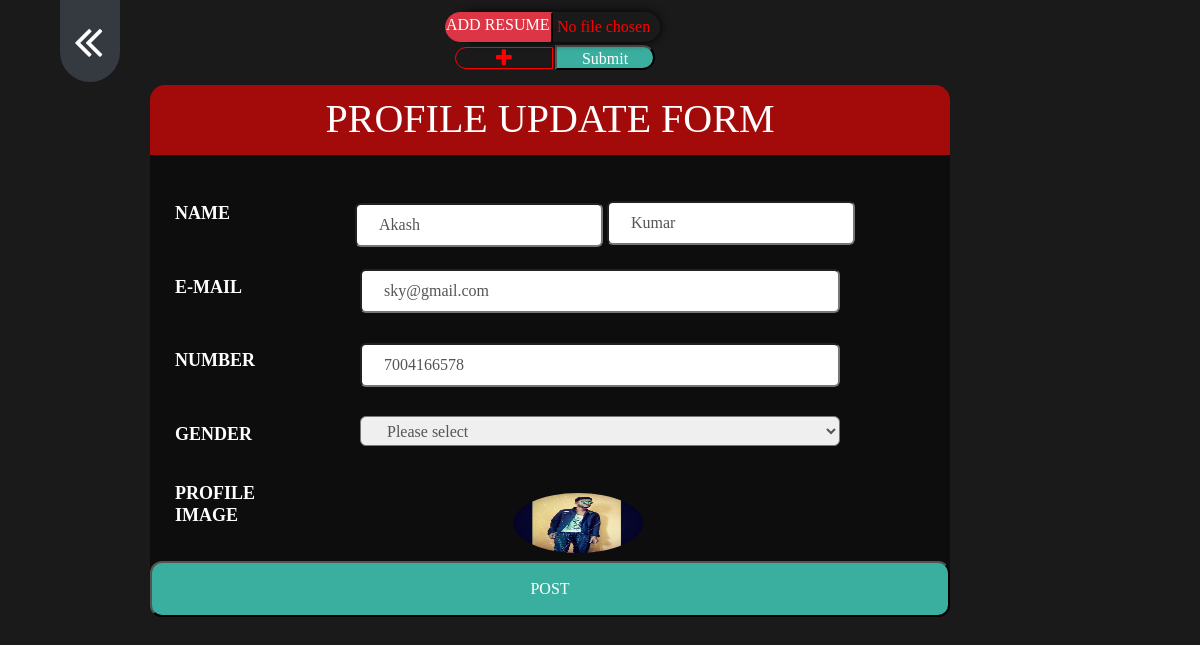
/userprofileupdate (signed in), run on an earlier commit of the app's database.
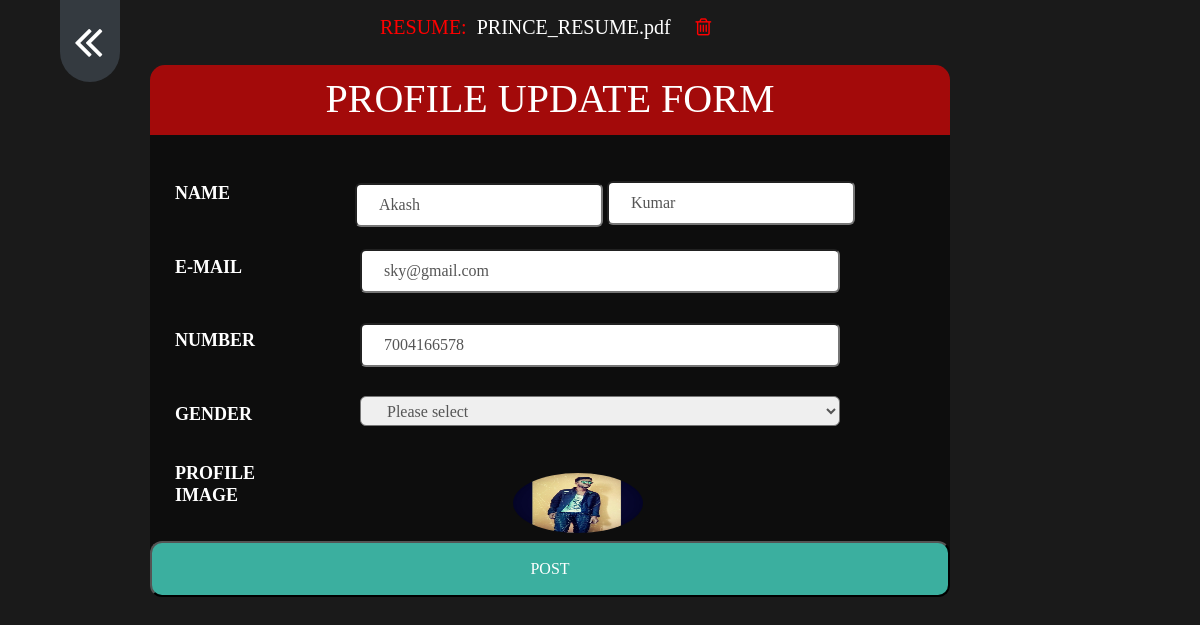
And on a later commit of the database.
### job/models.py (models this page shows, shortened)
class StudentUser(models.Model):
    user = models.ForeignKey(User,on_delete=models.CASCADE)
    mobile = models.CharField(max_length=10,null=True)
    image = models.FileField(null=True)
    gender = models.CharField(max_length=10,null=True)
    type = models.CharField(max_length=10,null=True)
    resume = models.FileField(null=True)

### job/views.py (the view, shortened to what this page needs)
# urls.py: path('userprofileupdate', views.userprofileupdate,name='userprofileupdate'),
def userprofileupdate(request):
    user = request.user
    student = StudentUser.objects.get(user=user)
    error = ""
    d = {'student': student, 'error': error}
    return render(request, 'userprofileupdate.html',d)

### job/templates/userprofileupdate.html (shortened to what this page needs)
<head>
    {% load static %}
  <link rel="stylesheet" href="https://maxcdn.bootstrapcdn.com/bootstrap/4.5.2/css/bootstrap.min.css">
<link rel="stylesheet" href="https://cdnjs.cloudflare.com/ajax/libs/font-awesome/4.7.0/css/font-awesome.min.css">
</head>
<body>
<nav class="navbar navbar-expand-sm bg-dark navbar-dark" style="width:60px;margin-left:60px;border-radius:0px 0px 100px 100px;margin-top:px">
<ul class="navbar-nav">
    <li class="nav-item" >
      <a class="nav-link active" href="{% url 'latestjob' %}"><i class="fa fa-angle-double-left mr-1 " style="font-size:50px;margin-left:-10px; color: white"></i></a>
     </li>
</ul>
</nav>
{% if student.resume %}
     <div style="font-size:20px;margin-top:-70px">
         <label  style="margin-left:380px;color:red;">RESUME:</label>
    <a href="{{ student.resume.url }}" download  style="margin-left:5px;color:white">{{ student.resume}}</a>
      <a href="{% url 'delete_resume' %}"  class="fa fa-trash-o"  onclick="return confirm('Are you sure?')" style="margin-left:20px;color:red"><td>{{ forloop.counter}}</td> </a>
     </div>
 {% else %}
<form action="/addresume" method="post"  enctype="multipart/form-data" style="margin-left:430px;margin-top:-70px">
  <input  type="file" id="myFile" name="addresume"  class="upload-box"   accept=".pdf" required style="display: ; margin-left:30px;visibility: none; ">
        <span  class="btn btn-danger"  style="border-radius:0px;margin-left:-219px;margin-top:-3px;width:px;height:30px;font-size:16px;padding:0px 0px;border-radius:15px 0px 0px 15px;">ADD RESUME</span>
     <div>
       <label for="myFile"><i class="fa fa-plus" style="font-size:20px;color:red;margin-top: 5px;margin-left:25px;cursor:pointer;border:1px solid;border-width:1px;border-radius:15px 0px 0px 15px;padding:0px 40px"></i></label>
    <button type="submit" style="margin-left:125px;width:100px;padding:0px 0px;height:25px;margin-top:-32px;border-radius:0px 15px 15px 0px;">Submit</button>
     </div>
</form>
 {% endif %}
</body>
<!DOCTYPE html>
<html lang="en">
<head>
</head>
<body>
<div class="regform"><h1>PROFILE UPDATE FORM</h1></div>
<div class="main">
 <form  method="post" enctype="multipart/form-data">
      <br>
      <br>
      <div >
          <h2 class="name">NAME</h2>
          <input class="startdate" value="{{student.user.first_name}}"  type="text" name="fn"required>
          <input class="enddate" type="text" value="{{student.user.last_name}}" name="ln"required>
          <h2 class="name" >E-MAIL</h2>
          <input class="jobtitle" value="{{student.user.username}}" type="text" name="e"required readonly>
          <h2 class="name">NUMBER</h2>
          <input class="jobtitle" type="text" value="{{student.mobile}}" name="n"required>
          <h2 class="name">GENDER</h2>
          <select class="email"   type="text" name="g">
              <option value="{{student.gender}}">Please select</option>
          </select>
           <div class="row">
          <div class="col-sm-3">
          <h2 class="name">PROFILE IMAGE</h2>
          </div>
         <label for="avatar"><img src="{{ student.image.url }}" style="width:130px;height:60px;margin-left:170px;margin-top:10px;border-radius:50%" accept="image/*"></label>
           </div>
         <div>
          <button type="submit">POST</button>
         </div>
      </div>
  </form>
 </div>
</body>
</html>

What changed in the data, as far as the page shows it:
changed StudentUser "Akash": resume (not shown) → "PRINCE_RESUME.pdf"
Also different on the page:
text no longer shown: "ADD RESUME Submit"
text now shown: "RESUME:"
